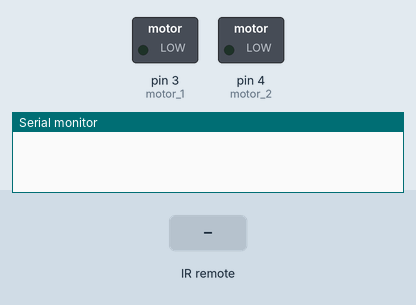
Simulated run of this sketch. Board: Arduino Uno, built with avr-gcc and run on an emulated ATmega328P. Shown: switched loads named in the sketch (green lamp = pin HIGH), the last lines printed to the serial monitor. The test bench sets the inputs (shaded band).

Above: at 1.2 s.
1.3 s: infrared code 0xFF30CF received
At 1.9 s:
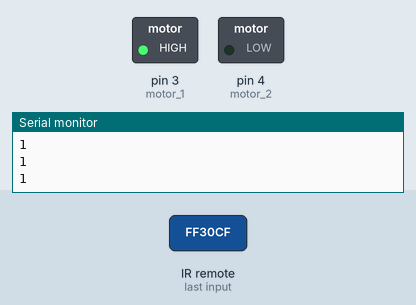
Timing chart, 0 to 4.3 s (numbered marks = the images above; inputs shaded):
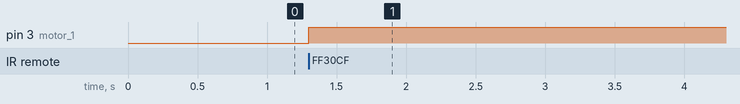

Measured:
- after the input at 1.3 s, pin 3 (motor_1): LOW → HIGH at once

The sketch:

IR_motor.ino
```cpp
#include <IRremote.h>

const int RECV_PIN = 5;
IRrecv irrecv(RECV_PIN);
decode_results results;
unsigned long key_value = 0;

int motor_1 = 3;
int motor_2 = 4;

void setup(){
  Serial.begin(9600);

  irrecv.enableIRIn();
  irrecv.blink13(true);

  pinMode(motor_1,OUTPUT);
  pinMode(motor_2,OUTPUT);

}

void loop(){

  if (irrecv.decode(&results)){

    while(results.value == 0xFF30CF){
      digitalWrite(motor_1, HIGH);
          digitalWrite(motor_2, LOW);
          Serial.println("1");
          break;
    }

    while(results.value == 0xFF18E7){
      digitalWrite(motor_1, LOW);
          digitalWrite(motor_2, HIGH);
          Serial.println("2");
          break;
    }
 /*
        if (results.value == 0XFFFFFFFF)
          results.value = key_value;

        switch(results.value){
          case 0xFFA25D:
          Serial.println("CH-");
          break;
          case 0xFF629D:
          Serial.println("CH");
          break;
          case 0xFFE21D:
          Serial.println("CH+");
          break;
          case 0xFF22DD:
          Serial.println("|<<");
          break;
          case 0xFF02FD:
          Serial.println(">>|");
          break ;
          case 0xFFC23D:
          Serial.println(">|");
          break ;
          case 0xFFE01F:
          Serial.println("-");
          break ;
          case 0xFFA857:
          Serial.println("+");
          break ;
          case 0xFF906F:
          Serial.println("EQ");
          break ;
          case 0xFF6897:
          Serial.println("0");
          break ;
          case 0xFF9867:
          Serial.println("100+");
          break ;
          case 0xFFB04F:
          Serial.println("200+");
          break ;
          case 0xFF30CF:
          Serial.println("1");

          break ;
          case 0xFF18E7:
          Serial.println("2");
          break ;
          case 0xFF7A85:
          Serial.println("3");
          break ;
          case 0xFF10EF:
          Serial.println("4");
          break ;
          case 0xFF38C7:
          Serial.println("5");
          break ;
          case 0xFF5AA5:
          Serial.println("6");
          break ;
          case 0xFF42BD:
          Serial.println("7");
          break ;
          case 0xFF4AB5:
          Serial.println("8");
          break ;
          case 0xFF52AD:
          Serial.println("9");
          break ;
        }
        key_value = results.value;
        irrecv.resume();
        */

  }
}
```
